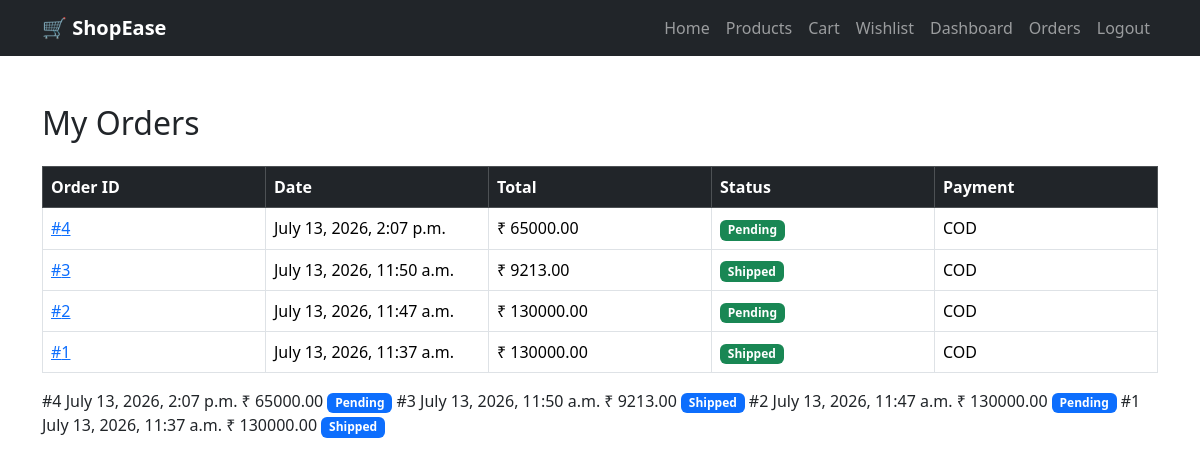
Screenshot of /orders/ (signed in) with the database file from the repository.
### shopease/models.py (models this page shows, shortened)
class Order(models.Model):
    PAYMENT_CHOICES = [
        ('COD', 'Cash On Delivery'),
    ]
    STATUS_CHOICES = [
        ('Pending', 'Pending'),
        ('Confirmed', 'Confirmed'),
        ('Shipped', 'Shipped'),
        ('Delivered', 'Delivered'),
    ]
    user = models.ForeignKey(User, on_delete=models.CASCADE)
    address = models.TextField()
    phone = models.CharField(max_length=15)
    payment_method = models.CharField(max_length=20, choices=PAYMENT_CHOICES)
    total_amount = models.DecimalField(max_digits=10, decimal_places=2)
    status = models.CharField(max_length=20,
                              choices=STATUS_CHOICES,
                              default='Pending')
    ordered_at = models.DateTimeField(auto_now_add=True)

### shopease/views.py (the view)
# urls.py: path('orders/', views.orders, name='orders'),
@login_required
def orders(request):
    user_orders = Order.objects.filter(user=request.user).order_by('-ordered_at')
    return render(request, "orders.html", {
        "orders": user_orders
    })

### shopease/templates/orders.html (shortened to what this page needs)
{% extends 'base.html' %}
{% block content %}
<div class="container mt-5">
    <h2 class="mb-4">My Orders</h2>
    {% if orders %}
    <table class="table table-bordered table-hover">
<thead class="table-dark">
<tr>
<th>Order ID</th>
<th>Date</th>
<th>Total</th>
<th>Status</th>
<th>Payment</th>
</tr>
</thead>
<tbody>
{% for order in orders %}
<tr>
<td>
<a href="{% url 'order_details' order.id %}">
#{{ order.id }}
</a>
</td>
<td>{{ order.ordered_at }}</td>
<td>₹ {{ order.total_amount }}</td>
<td>
<span class="badge bg-success">
{{ order.status }}
</span>
</td>
<td>
{{ order.payment_method }}
</td>
</tr>
{% endfor %}
</tbody>
</table>
        <tbody>
            {% for order in orders %}
            <tr>
                <td>#{{ order.id }}</td>
                <td>{{ order.ordered_at }}</td>
                <td>₹ {{ order.total_amount }}</td>
                <td>
                    <span class="badge bg-primary">
                        {{ order.status }}
                    </span>
                </td>
            </tr>
            {% endfor %}
        </tbody>
    {% else %}
    <div class="alert alert-info text-center">
        You haven't placed any orders yet.
    </div>
    {% endif %}
</div>
{% endblock %}

### shopease/static/css/style.css (style rules this page uses)
body { background:#f8f9fa; font-family:Arial,sans-serif; }
.badge { font-size: 14px; }
.table th { width:200px; }

### rows the page displays
Order: id "4", ordered_at "July 13, 2026, 2:07 p.m.", total_amount "65000.00", status "Pending", payment_method "COD"
Order: id "3", ordered_at "July 13, 2026, 11:50 a.m.", total_amount "9213.00", status "Shipped", payment_method "COD"
Order: id "2", ordered_at "July 13, 2026, 11:47 a.m.", total_amount "130000.00", status "Pending", payment_method "COD"
Order: id "1", ordered_at "July 13, 2026, 11:37 a.m.", total_amount "130000.00", status "Shipped", payment_method "COD"
